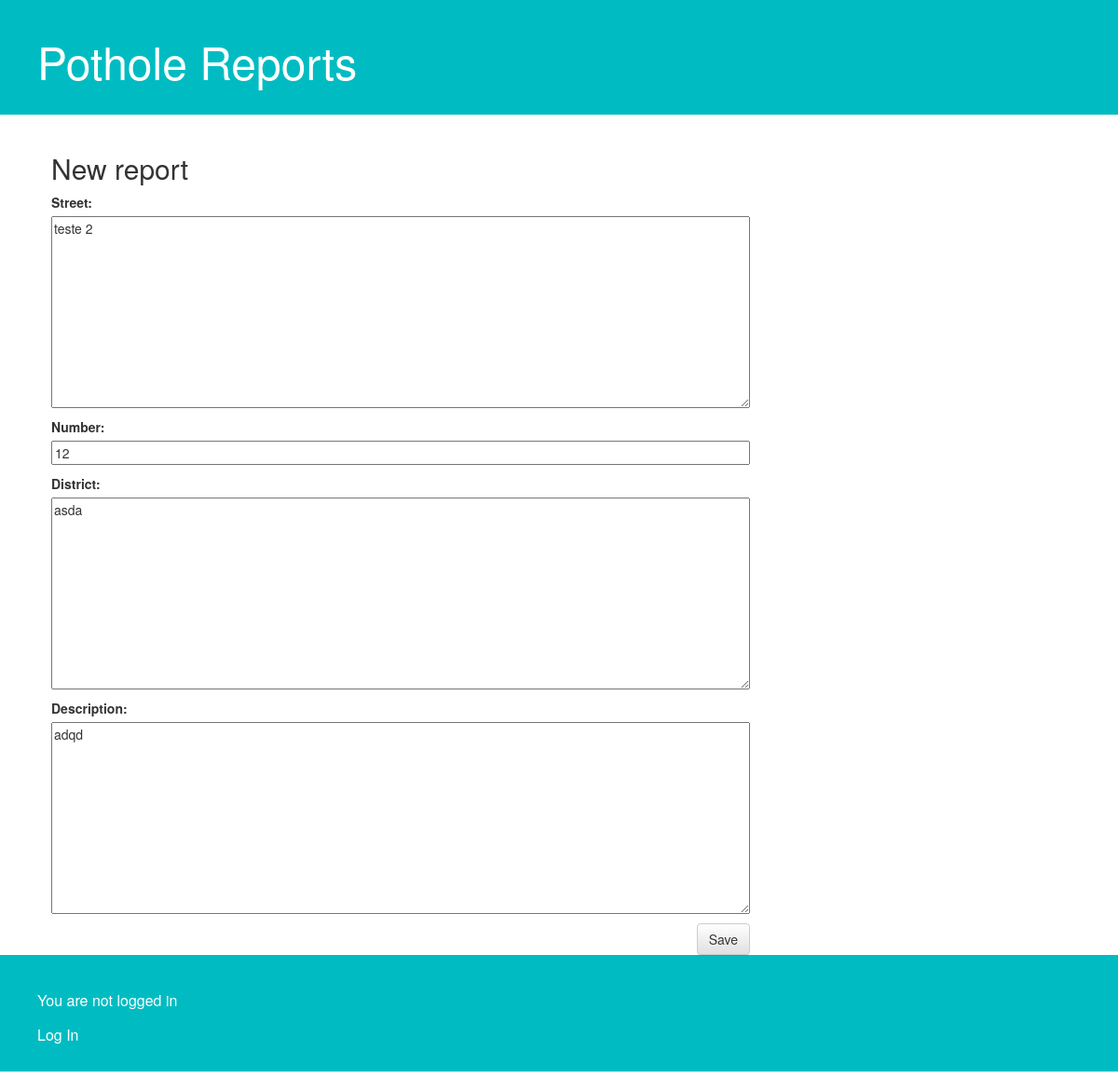
Page /report/3/edit/ on the committed database.
### report/models.py (models this page shows, shortened)
class Report(models.Model):
    author = models.ForeignKey(settings.AUTH_USER_MODEL, on_delete=models.CASCADE)
    street = models.TextField()
    number = models.IntegerField()
    district = models.TextField()
    address = models.TextField()
    description = models.TextField()
    created_date = models.DateTimeField(default=timezone.now)
    published_date = models.DateTimeField(blank=True, null=True)

### report/views.py (the view)
# urls.py: path('report/<int:pk>/edit/', views.report_edit, name='report_edit'),
def report_edit(request, pk):
    report = get_object_or_404(Report, pk=pk)
    if request.method == "POST":
        form = ReportForm(request.POST, instance=report)
        if form.is_valid():
            report = form.save(commit=False)
            report.publish(request.user)
            return redirect('report_detail', pk=report.pk)
    else:
        form = ReportForm(instance=report)
    return render(request, 'report/report_edit.html', {'form': form})

### report/forms.py
class ReportForm(forms.ModelForm):
    class Meta:
        model = Report
        fields = ('street', 'number', 'district', 'description',)

### report/templates/report/report_edit.html
{% extends 'report/base.html' %}
{% block content %}
    <h2>New report</h2>
    <form method="POST" class="report-form">{% csrf_token %}
        {{ form.as_p }}
        <button type="submit" class="save btn btn-default">Save</button>
    </form>
{% endblock %}

### report/static/css/report.css (style rules this page uses)
.save { float: right; }
.report-form textarea, .report-form input { width: 100%; }

### rows in the picture
Report: street "teste 2", number "12", district "asda", description "adqd"
